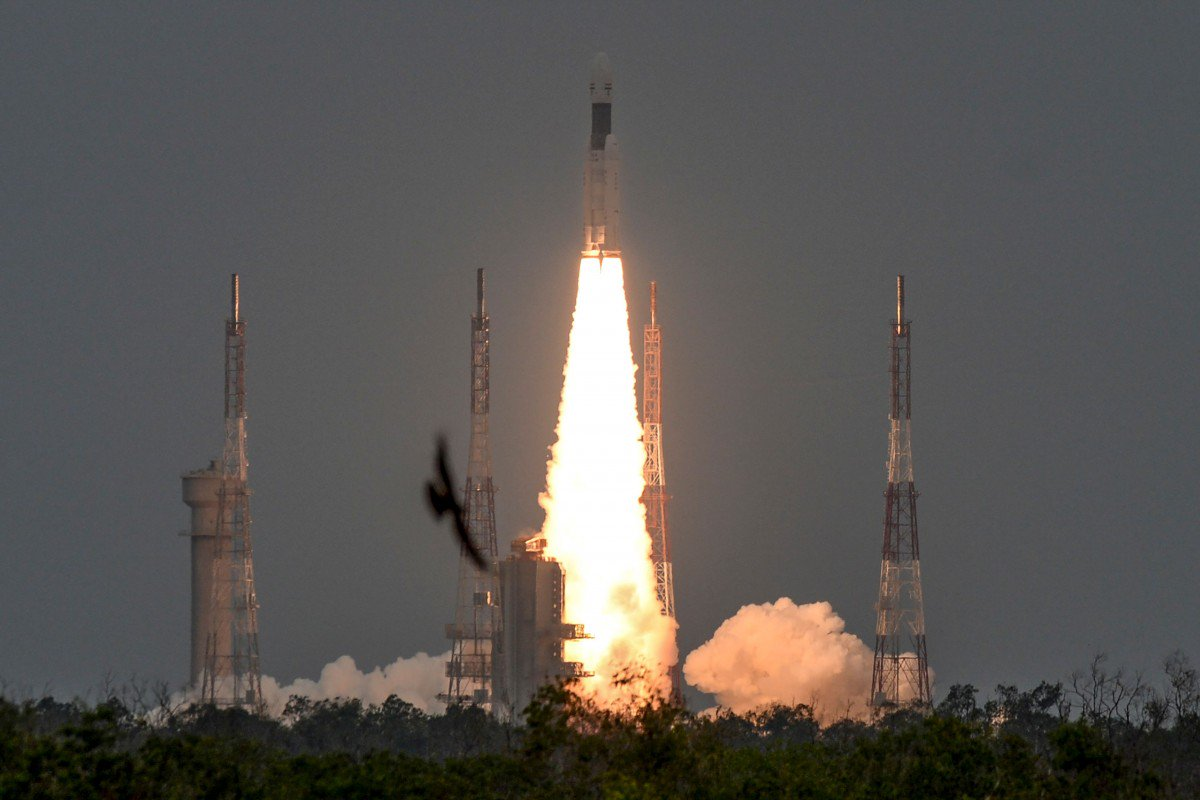
//> input picture Assignments/0/rocket.jpg, 1200 x 800 px
$ ./GradientHDR ../0/rocket.jpg   (built with g++ and OpenCV 4)
//> lines starting //> are read from the running program, lines starting //| are printed output that depends on the picture
#include <opencv2/opencv.hpp>
#include <bits/stdc++.h>


// imshow(winname, mat) -> None
// . The function may scale the image, depending on its depth:
// . - If the image is 8-bit unsigned, it is displayed as is.
// . - If the image is 16-bit unsigned or 32-bit integer, the pixels are divided by 256.
//     That is, the value range [0,255\*256] is mapped to [0,255].
// . - If the image is 32-bit or 64-bit floating-point, the pixel values are multiplied by 255. That is, the
// .   value range [0,1] is mapped to [0,255].

std::string type2str(int type) {
  std::string r;
  uchar depth = type & CV_MAT_DEPTH_MASK;
  uchar chans = 1 + (type >> CV_CN_SHIFT);
  switch ( depth ) {
    case CV_8U:  r = "8U"; break;
    case CV_8S:  r = "8S"; break;
    case CV_16U: r = "16U"; break;
    case CV_16S: r = "16S"; break;
    case CV_32S: r = "32S"; break;
    case CV_32F: r = "32F"; break;
    case CV_64F: r = "64F"; break;
    default:     r = "User"; break;
  }
  r += "C";
  r += (chans+'0');
  return r;
}


cv::Mat GradAttentuation(cv::Mat logI){
    const int level = 4;
    cv::Mat Blurred;
    cv::GaussianBlur(logI,Blurred,cv::Size(0,0),0.3,0.3);
    cv::Mat gradx,grady;
    cv::Mat scaling[level];
    cv::Mat phi[level];
    for(int l = 0 ; l<level ; l++){
        Sobel(Blurred, gradx, CV_32FC1, 1, 0, 3);
        Sobel(Blurred, grady, CV_32FC1, 0, 1, 3);
        cv::Mat gradi(gradx.rows,gradx.cols,CV_32FC1);
        cv::Mat scalingMat(gradx.rows,gradx.cols,CV_32FC1);
        for(int r = 0;r<gradi.rows;r++){
            for(int c = 0 ;c<gradi.cols; c++){
                gradi.at<float>(r,c) = std::pow(gradx.at<float>(r,c)*gradx.at<float>(r,c) + grady.at<float>(r,c)*grady.at<float>(r,c),0.5);
                scalingMat.at<float>(r,c) =  (gradi.at<float>(r,c)<0.001) ? 1:std::pow(gradi.at<float>(r,c)/0.1,-0.2);
                // G.at<float>(r,c) = scaling.at<float>(r,c)*grad.at<float>(r,c);
            }
        }
        scaling[l] = scalingMat;
        cv::Mat out;
        cv::pyrDown(Blurred, out, cv::Size(Blurred.cols/2, Blurred.rows/2));
        Blurred = out;
        // std::cout<< Blurred.rows<<" "<<Blurred.cols<<"\n";
    }
    phi[level-1] = scaling[level-1];
    for(int l = level-2; l>=0; l--){
        cv::Mat Interpolated;
        cv::pyrUp(phi[l+1], Interpolated, cv::Size(scaling[l].cols, scaling[l].rows));
        phi[l] = scaling[l].mul(Interpolated);
    }
    // phi[0] = logI;
    return(phi[0]);
}

void recenter(cv::Mat& M){
    int centerX = M.cols/2;
    int centerY = M.rows/2;
    cv::Mat q1(M,cv::Rect(0,0,centerX,centerY));
    cv::Mat q2(M,cv::Rect(centerX,0,centerX,centerY));
    cv::Mat q3(M,cv::Rect(0,centerY,centerX,centerY));
    cv::Mat q4(M,cv::Rect(centerX,centerY,centerX,centerY));
    cv::Mat swapMap;
    q1.copyTo(swapMap);
    q4.copyTo(q1);
    swapMap.copyTo(q4);
    q2.copyTo(swapMap);
    q3.copyTo(q2);
    swapMap.copyTo(q3);
}

void showdft(const cv::Mat& M){
    cv::Mat SpArr[2];
    cv::split(M,SpArr);
    cv::Mat Mag;
    cv::magnitude(SpArr[0],SpArr[1],Mag);
    Mag += cv::Scalar::all(1);
    cv::log(Mag,Mag);
    cv::normalize(Mag,Mag,0,1,CV_MINMAX);
    recenter(Mag);
    cv::namedWindow( "DFT",CV_WINDOW_FREERATIO);
    cv::imshow("DFT",Mag);
    // cv::normalize(Mag,Mag,0,1,CV_MINMAX);
    cv::waitKey(0);
    cv::destroyAllWindows();
}

void dftImage(const cv::Mat& G,cv::Mat& complexI){
    int m = cv::getOptimalDFTSize( G.rows );
    int n = cv::getOptimalDFTSize( G.cols );
    // cv::normalize(G,G,0,1,CV_MINMAX);
    cv::Mat padded;
    cv::copyMakeBorder(G, padded, 0, m - G.rows, 0, n - G.cols,cv::BORDER_CONSTANT, cv::Scalar::all(0));
    // std::cout<<G;
    cv::Mat planes[] = {cv::Mat_<float>(padded), cv::Mat::zeros(padded.size(), CV_32F)};
    cv::merge(planes, 2, complexI);         // Add to the expanded another plane with zero
    cv::dft(complexI, complexI,cv::DFT_COMPLEX_OUTPUT);

}

int main(int argc, char** argv){
    cv::Mat image = cv::imread(argv[1],CV_LOAD_IMAGE_UNCHANGED);
//> image is the input picture: 800 rows x 1200 cols, CV_8UC3; mean B, G, R 83.8, 86.9, 90.7
    std::cout<<type2str(image.type())<<"\n";
//| 8UC3

    // image = image*1000;
    // cv::resize(image, image, cv::Size(image.cols/2, image.rows/2)); // to half size or even smaller
    // image = toneMapping(image);
    double r,b,g;
    r = 0.299;
    b = 0.144;
    g = 0.587;
    cv:: Mat Luminance(image.rows,image.cols,CV_32FC1);;
    for(int r = 0;r<image.rows;r++){
        for(int c = 0 ;c<image.cols; c++){
            Luminance.at<float>(r,c) = b*image.at<cv::Vec3f>(r,c)[0] + g*image.at<cv::Vec3f>(r,c)[1] + r*image.at<cv::Vec3f>(r,c)[2];
        }
    }
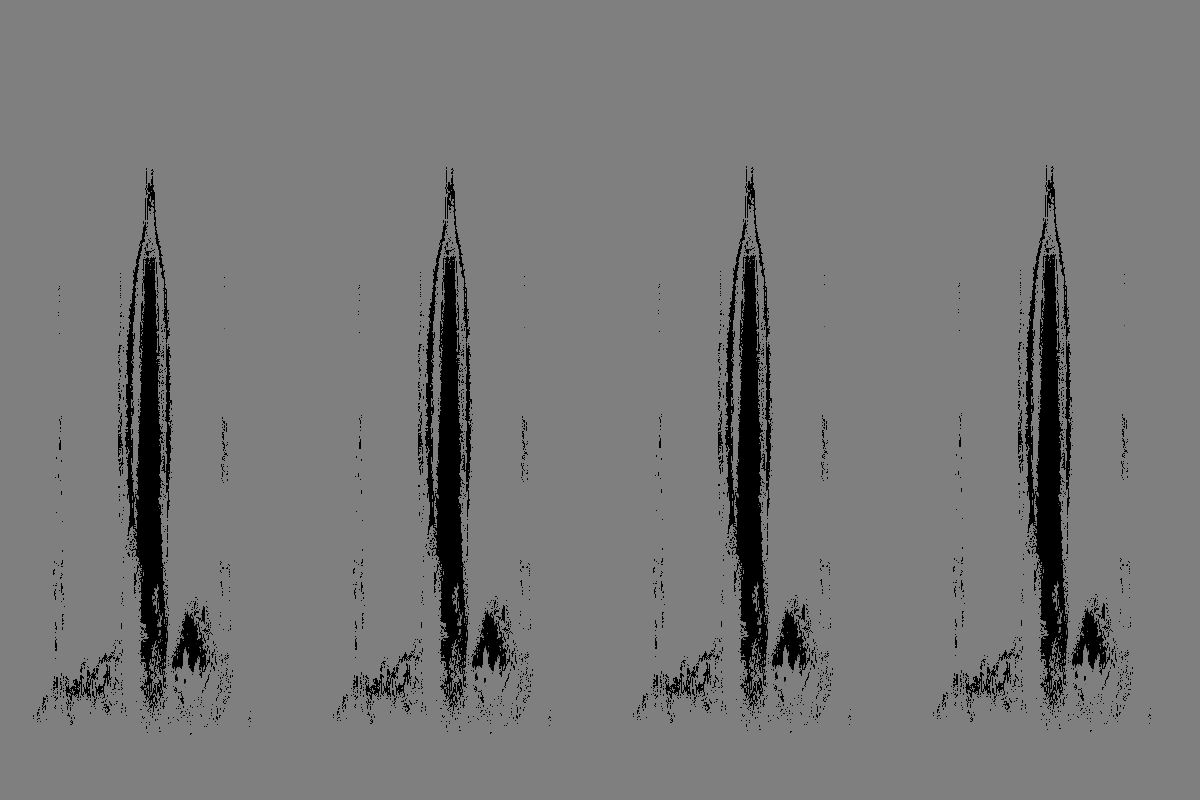
//> Luminance: 800 rows x 1200 cols, CV_32FC1; 4.47% of the values are NaN or infinite; the others: min -3.4e+38, max 3.4e+38, mean nan; drawn with min black, max white, NaN and infinite black
    cv::Mat logL;
    cv::log(cv::Scalar::all(1)+ Luminance, logL);
    cv::Mat Blurred;
    cv::Mat gradx,grady;
    cv::GaussianBlur(logL,Blurred,cv::Size(0,0),0.3,0.3);
    Sobel(Blurred, gradx, CV_32FC1, 1, 0,3);
    Sobel(Blurred, grady, CV_32FC1, 0, 1,3);
    cv::Mat grad(gradx.rows,gradx.cols,CV_32FC1);
    cv::Mat G(grad.rows,grad.cols,CV_32FC1);
    cv::Mat phi = GradAttentuation(logL);
    for(int r = 0;r<grad.rows;r++){
        for(int c = 0 ;c<grad.cols; c++){
            grad.at<float>(r,c) = std::pow(gradx.at<float>(r,c)*gradx.at<float>(r,c) + grady.at<float>(r,c)*grady.at<float>(r,c),0.5);
            G.at<float>(r,c) = phi.at<float>(r,c)*grad.at<float>(r,c);
        }
    }
    cv::Mat divG,divGx,divGy;
    Sobel(G, divGx, CV_32FC1, 1, 0, 3);
    Sobel(G, divGy, CV_32FC1, 0, 1, 3);
    divG = divGx + divGy;
    cv::Mat complexI;
    dftImage(divG,complexI);


    for(int r = 0;r<complexI.rows;r++){
        for(int c = 0 ;c<complexI.cols; c++){
            double p,q;
            p = r - complexI.rows/2;
            q = c - complexI.cols/2;
            double Lx,Ly;
            Lx = complexI.rows; Ly = complexI.cols;
            double k = 4*M_PI*M_PI*((p*p)/(Ly*Ly) + ((q*q)/(Lx*Lx) ));
            if(abs(k)<0.0001) continue;
            complexI.at<cv::Vec2f>(r,c)[0] = complexI.at<cv::Vec2f>(r,c)[0]/k;
            complexI.at<cv::Vec2f>(r,c)[1] = complexI.at<cv::Vec2f>(r,c)[1]/k;
        }
    }
    cv::Mat FinalImage;
    cv::dft(complexI,FinalImage,cv::DFT_REAL_OUTPUT|cv::DFT_INVERSE|cv::DFT_SCALE);


    cv::namedWindow( "2",CV_WINDOW_FREERATIO);
    cv::imshow( "2", grad);
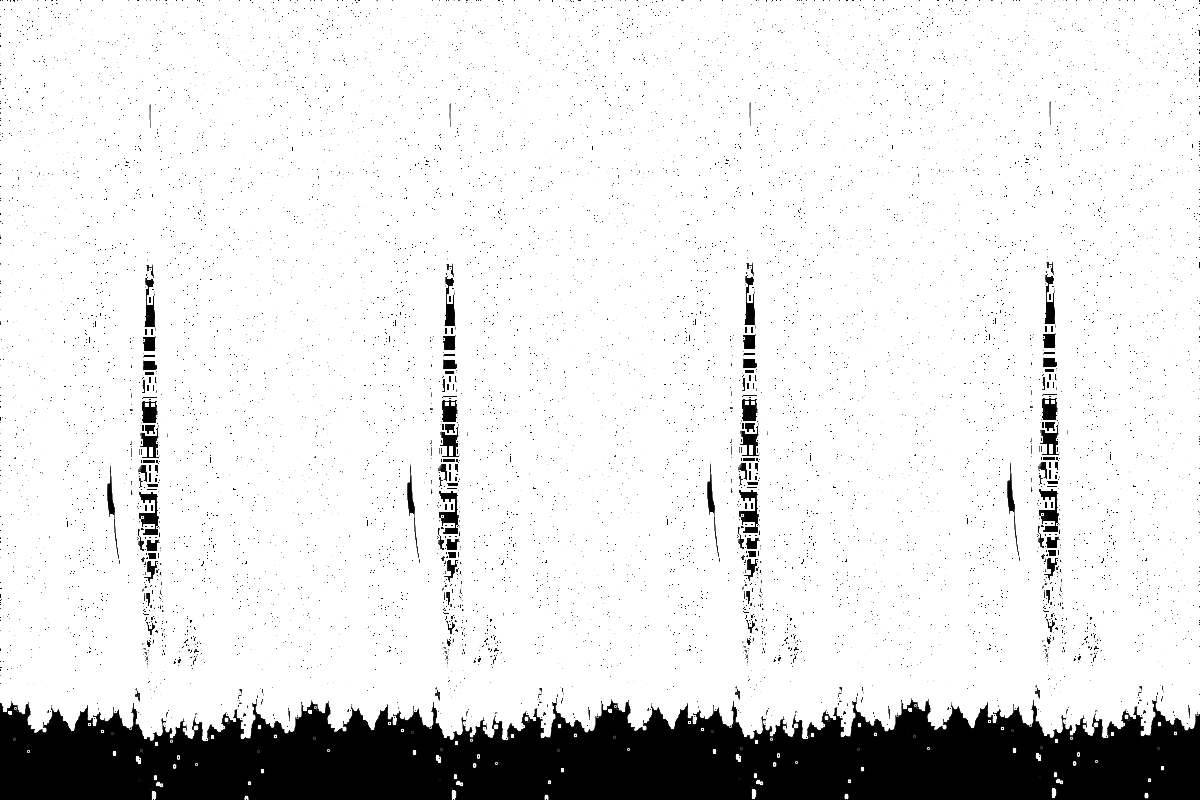
//> window '2': 800 rows x 1200 cols, CV_8UC1; min 0, max 255, mean 225.8
    // cv::namedWindow( "3",CV_WINDOW_FREERATIO);
    // cv::imshow( "3", scaling);
    cv::namedWindow( "3",CV_WINDOW_FREERATIO);
    cv::imshow( "3", divG);
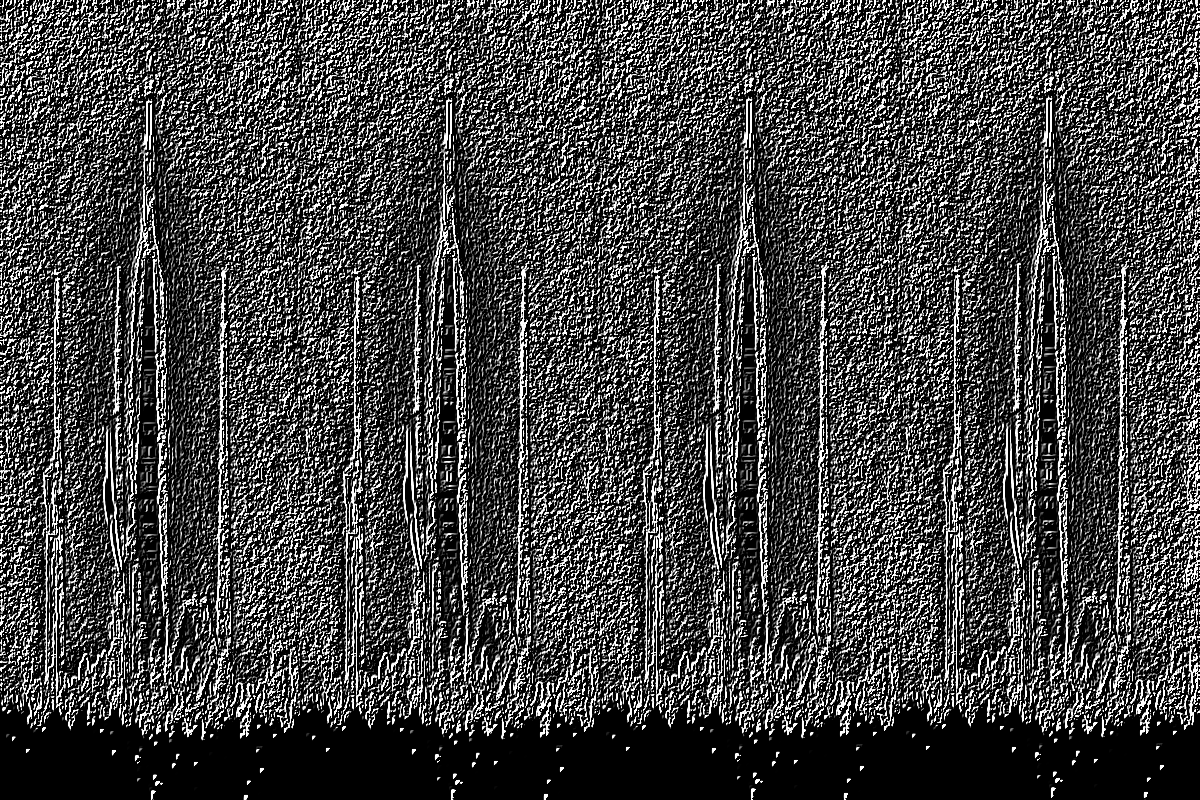
//> window '3': 800 rows x 1200 cols, CV_8UC1; min 0, max 255, mean 68.5
    cv::namedWindow( "1",CV_WINDOW_FREERATIO);
    cv::imshow( "1", FinalImage);
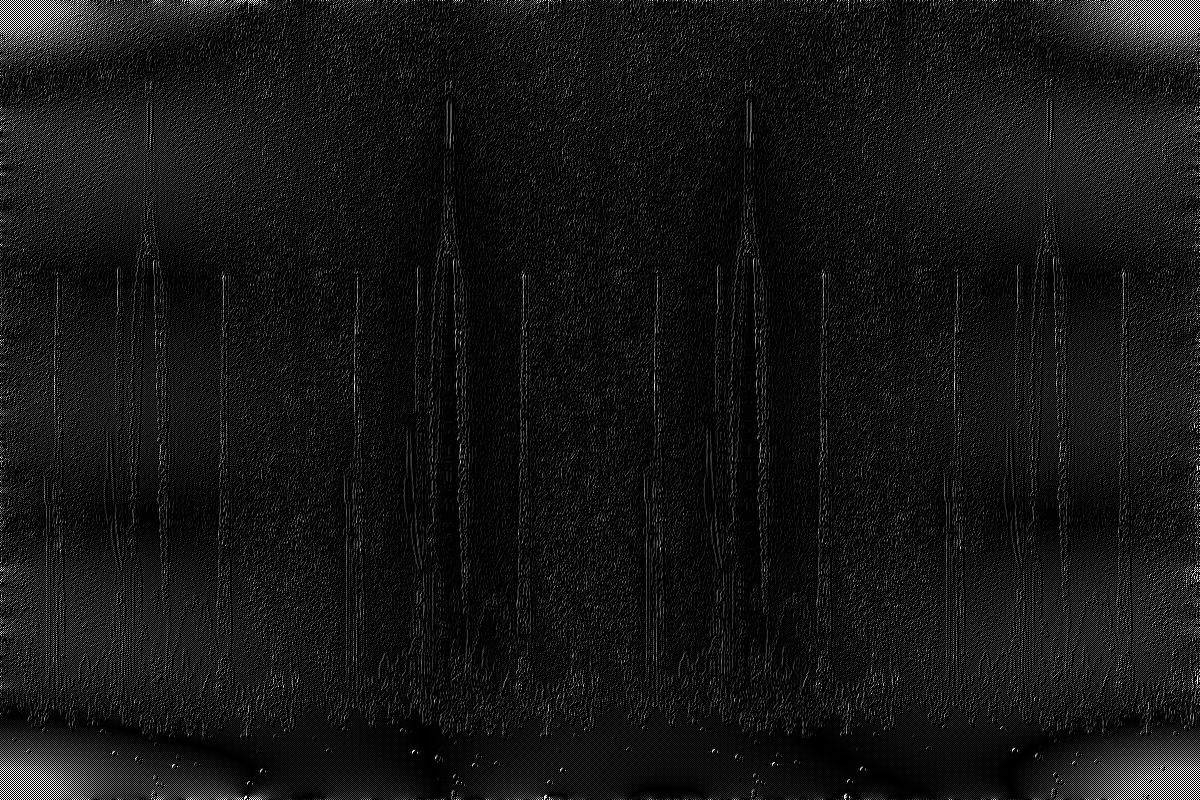
//> window '1': 800 rows x 1200 cols, CV_8UC1; min 0, max 255, mean 19.8
    // cv::imshow( "Display window", grady);
    // cv::imshow( "Display window", image);


    cv::waitKey(0);
    cv::destroyAllWindows();
    return(0);
}
